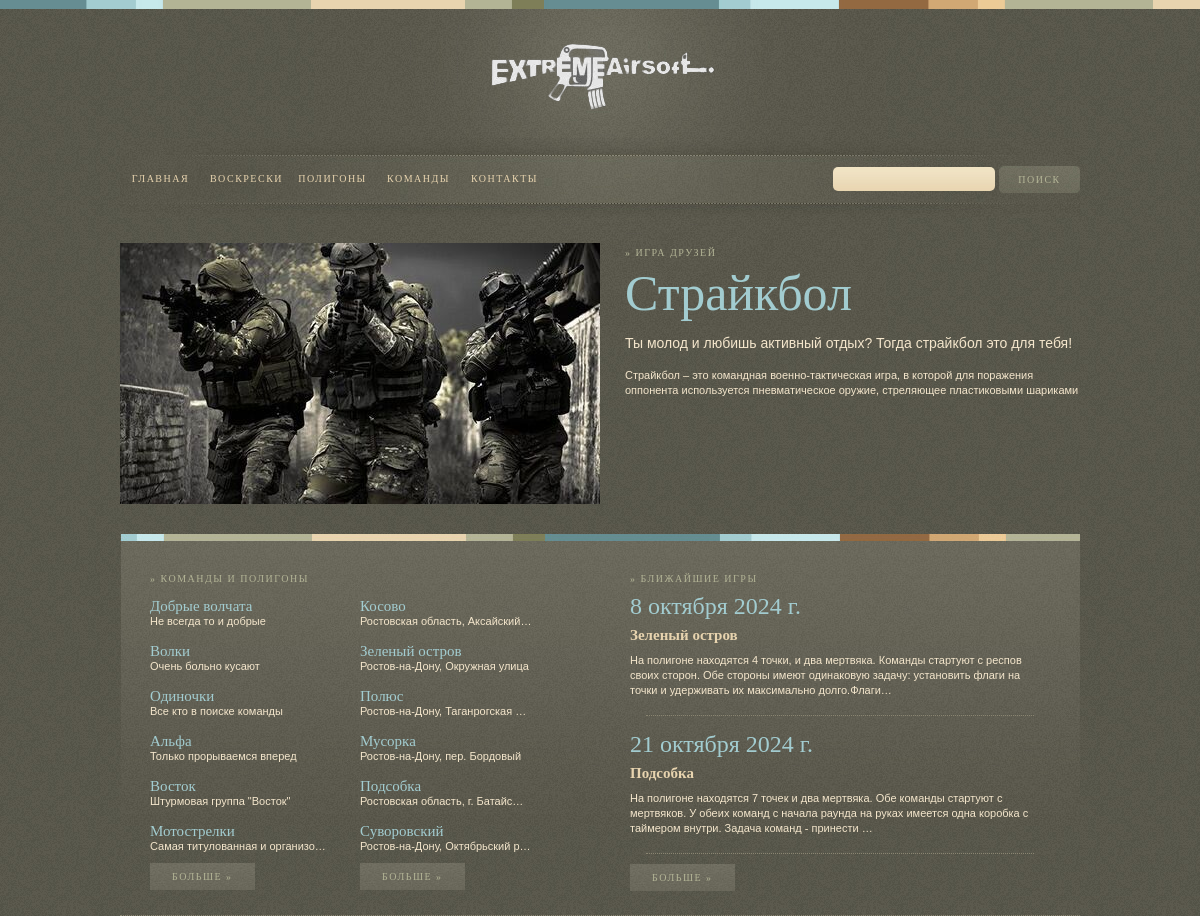
The page / on the database its author committed.
### team_player/models.py (models this page shows, shortened)
class Team(models.Model):
    name = models.CharField(max_length=100)
    descriptions = models.CharField(max_length=200, default='')
    logo = models.ImageField(default='', upload_to='team', blank=True)
    slug = models.SlugField(default='', null=False)
    def get_url(self):
        return reverse('info_team', args=[self.slug])

### polygons/models.py (models this page shows, shortened)
class Polygons(models.Model, GeoItem):
    name = models.CharField(verbose_name='URL', max_length=50)
    address = models.CharField(max_length=100)
    descriptions = models.CharField(max_length=1000)
    image = models.ImageField(upload_to='polygons/', blank=True)
    url_yandex = models.CharField(default='', max_length=500)
    slug = models.SlugField(default='', null=False)
    lon = models.FloatField(default='39.715209')
    lat = models.FloatField(default='47.246355')
    def __str__(self):
        return f'{self.name}'
    def get_url(self):
        return reverse('polygon-detail', args=[self.slug])

### sunday_games/models.py (models this page shows, shortened)
class Game(models.Model):
    organizer_choose = [('STRIKE61', 'STRIKE61'),
                        ]
    date = models.DateField(verbose_name='date')
    polygon = models.ForeignKey(Polygons, on_delete=models.CASCADE, null=True, related_name='games_polygon')
    organizer = models.CharField(max_length=50, choices=organizer_choose, default='STRIKE61')
    start = models.TimeField(default='10:00')
    scenario = models.TextField(default='Сценарий будет позже', max_length=10000)
    foto_scenario = models.ImageField(upload_to='sunday_games_scenario', blank=True)
    contribution = models.IntegerField(default=200)
    is_future = models.BooleanField(default=True)
    slug = models.SlugField(default='', null=False)
    result = models.CharField(default='', max_length=5000, blank=True)
    result_foto = models.CharField(default='Фотографии будут позже', max_length=500, blank=True)
    def get_url(self):
        return reverse('detail_game', args=[self.slug])

### title_list/views.py (the view)
# urls.py: path('', main_page, name='title'),
def main_page(request):
    data = {'teams': Team.objects.order_by('?')[:6],
            'polygons': Polygons.objects.order_by('?')[:6],
            'games': Game.objects.filter(is_future=True).order_by('date')[:2],
            }
    return render(request, 'title_list/index.html', context=data)

### title_list/templates/title_list/index.html (shortened to what this page needs)
{% extends 'base.html' %}
{% load static%}
{% block content %}
<div id="primary">
    <div class="scroller">
        <ul id="fade">
            <li><img src="{% static 'images/slider-2.jpg' %}" alt="Second Scroller Image" /></li>
        </ul>
    </div>
    <div class="feature-content">
        <h3>&#187; Игра друзей</h3>
        <h1><a href=" {% url 'contacts' %}">Страйкбол</a></h1>
        <p style="color: #f4e6cc; font-size: 14px; font-family: arial, verdana, sans-serif; margin: 15px 0 15px 0; line-height: 20px;">
            Ты молод и любишь активный отдых? Тогда страйкбол это для тебя!
        </p>
        <p style="color: #f4e6cc; font-size: 11px; font-family: arial, verdana, sans-serif; margin: 5px 0 15px 0; line-height: 15px;">
            Страйкбол – это командная военно-тактическая игра, в которой для поражения оппонента используется пневматическое оружие, стреляющее пластиковыми шариками
        </p>
    </div>
</div>
<div id="bottom-container">
    <div id="secondary">
        <div class="inside">
            <h3>&#187; Команды и полигоны</h3>
            <div class="column">
                {% for team in teams %}
                <div class="item"><h4><a href="{{ team.get_url }}">{{ team.name }}</a></h4><p>{{ team.descriptions|truncatechars:30 }}</p></div>
                {% endfor %}
                <p><a class="view-more" href="{% url 'team' %}">Больше &#187;</a>
            </div>
            <div class="column">
                {% for polygon in polygons %}
                <div class="item"><h4><a href="{{ polygon.get_url }}">{{ polygon.name }}</a></h4><p>{{ polygon.address|truncatechars:30 }}</p></div>
                {% endfor %}
                <p><a class="view-more" href="{% url 'polygons' %}">Больше &#187;</a></p>
            </div>
        </div>
    </div>
    <div id="tertiary">
        <div class="inside">
            <h3>&#187; Ближайшие игры</h3>
            {% for game in games %}
                <h2><a href="{{ game.get_url }}">{{ game.date }} </a></h2>
                <h4 class="text"><a>{{ game.polygon }}</a></h4>
                <p>{{ game.scenario|truncatechars:190 }}</p>
                <hr style="margin:16px" />
            {% endfor %}
            <p><a class="view-more" href="{% url 'sunday_games' %}">Больше &#187;</a></p>
        </div>
    </div>
</div>
{% endblock %}

### static/css/front.css (style rules this page uses)
body { background: url(images/body.jpg) repeat; }
hr { background: none; border-top: 1px dotted #5b5a4e; border-left: none; border-right: none; border-bottom: 1px dotted #8a8571; margin: 15px 0; }
.scroller #fade { height: 261px; float: left; margin-top: 5px; margin-right: 20px; overflow: hidden; }
.scroller .innerfade { height: 261px; float: left; margin-top: 5px; margin-right: 20px; overflow: visible !important; }
.feature-content { float: right; width: 455px; }
#primary h3 { color: #b3b496; font-family: Georgia, Palatino, serif; font-size: 10px; text-transform: uppercase; letter-spacing: 1.5px; margin: 10px 0; font-weight: normal; }
#primary h1 a { font-weight: normal; font-family: Georgia, Palatino, serif; font-size: 50px; color: #a2ccd0; text-decoration: none; }
#bottom-container { background: url(images/bottom.jpg) repeat-x; margin-top: 30px; border-bottom: 1px dotted #8a8571; }
#secondary .inside { padding: 30px; }
#secondary { float: left; width: 50%; }
#secondary h3 { color: #b3b496; font-family: Georgia, Palatino, serif; font-size: 10px; text-transform: uppercase; letter-spacing: 1.5px; margin: 10px 0 15px 0; font-weight: normal; }
#secondary .column { float: left; width: 50%; padding-bottom: 10px }
#secondary h4 a { text-decoration: none; color: #a2ccd0; font-family: Georgia, Palatino, serif; font-size: 15px; font-weight: normal; }
#secondary p { color: #f4e6cc; font-size: 11px; font-family: arial, verdana, sans-serif; line-height: 15px; }
#secondary .item { clear: both; margin-bottom: 15px; }
#secondary .view-more { text-decoration: none; font-family: Georgia, Palatino, serif; font-size: 10px; text-transform: uppercase; letter-spacing: 1.5px; background: url(images/read-more.jpg) no-repeat center; color: #b3b496; padding: 10px 22px; }
#tertiary .inside { padding: 30px; }
#tertiary { float: right; width: 50%; }
#tertiary h3 { color: #b3b496; font-family: Georgia, Palatino, serif; font-size: 10px; text-transform: uppercase; letter-spacing: 1.5px; margin: 10px 0 10px 0; font-weight: normal; }
#tertiary h2 a { text-decoration: none; color: #a2ccd0; font-family: Georgia, Palatino, serif; font-size: 24px; font-weight: normal; }
#tertiary p { color: #f4e6cc; font-size: 11px; font-family: arial, verdana, sans-serif; line-height: 15px; }
#tertiary .text { color: #e8d4af;; font-size: 15px; font-family: Georgia, Palatino, serif; line-height: 15px; margin-bottom: 10px; margin-top: 10px; }
#tertiary .view-more { text-decoration: none; font-family: Georgia, Palatino, serif; font-size: 10px; text-transform: uppercase; letter-spacing: 1.5px; background: url(images/read-more.jpg) no-repeat center; color: #b3b496; padding: 10px 22px; }

### rows shown on the page
Team: name "Добрые волчата", descriptions "Не всегда то и добрые"
Team: name "Волки", descriptions "Очень больно кусают"
Team: name "Одиночки", descriptions "Все кто в поиске команды"
Team: name "Альфа", descriptions "Только прорываемся вперед"
Team: name "Восток", descriptions "Штурмовая группа \"Восток\""
Team: name "Мотострелки", descriptions "Самая титулованная и организо…"
Polygons: name "Косово", address "Ростовская область, Аксайский…"
Polygons: name "Зеленый остров", address "Ростов-на-Дону, Окружная улица"
Polygons: name "Полюс", address "Ростов-на-Дону, Таганрогская …"
Polygons: name "Мусорка", address "Ростов-на-Дону, пер. Бордовый"
Polygons: name "Подсобка", address "Ростовская область, г. Батайс…"
Polygons: name "Суворовский", address "Ростов-на-Дону, Октябрьский р…"
Game: date "8 октября 2024 г.", polygon "Зеленый остров", scenario "На полигоне находятся 4 точки, и два мертвяка. Команды стартуют с респов своих сторон. Обе стороны имеют одинаковую задачу: установить флаги на точки и удерживать их максимально долго.Флаги…"
Game: date "21 октября 2024 г.", polygon "Подсобка", scenario "На полигоне находятся 7 точек и два мертвяка. Обе команды стартуют с мертвяков. У обеих команд с начала раунда на руках имеется одна коробка с таймером внутри. Задача команд - принести …"
